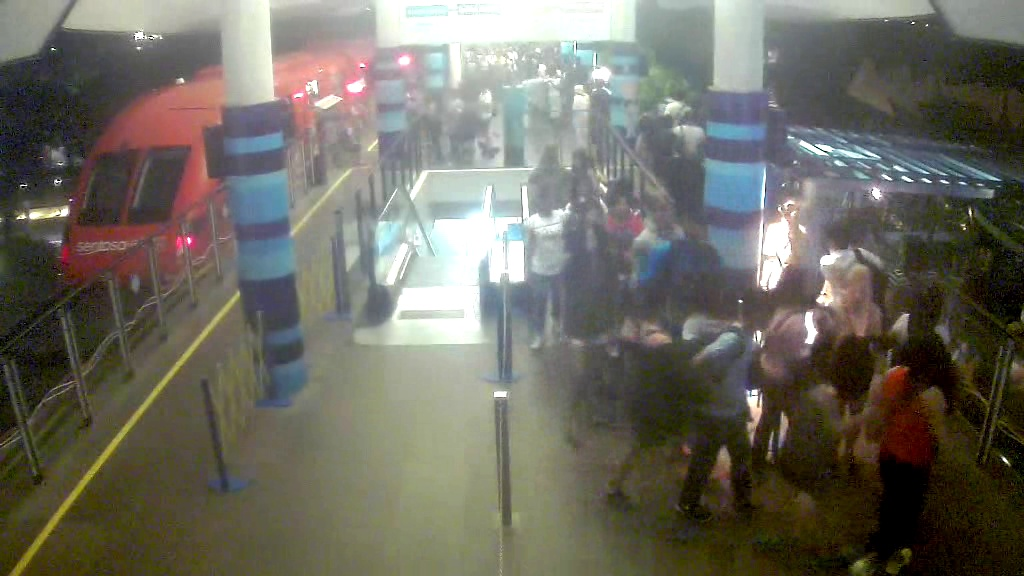
%> input picture 1_1.jpg, 1024 x 576 px
$ octave test.m   (GNU Octave 9; MATLAB toolbox functions it lacks are replaced by stand-ins)
%> lines starting %> are read from the running program, lines starting %| are printed output that depends on the picture
close all;

original = imread('C:\Group Detection Project\Vignesh BG Substract\BGsubtract\1_1.jpg');
%> original is the input picture: size 576x1024x3 uint8; mean R, G, B 109.6, 107.3, 97.2
original = rgb2gray(original);
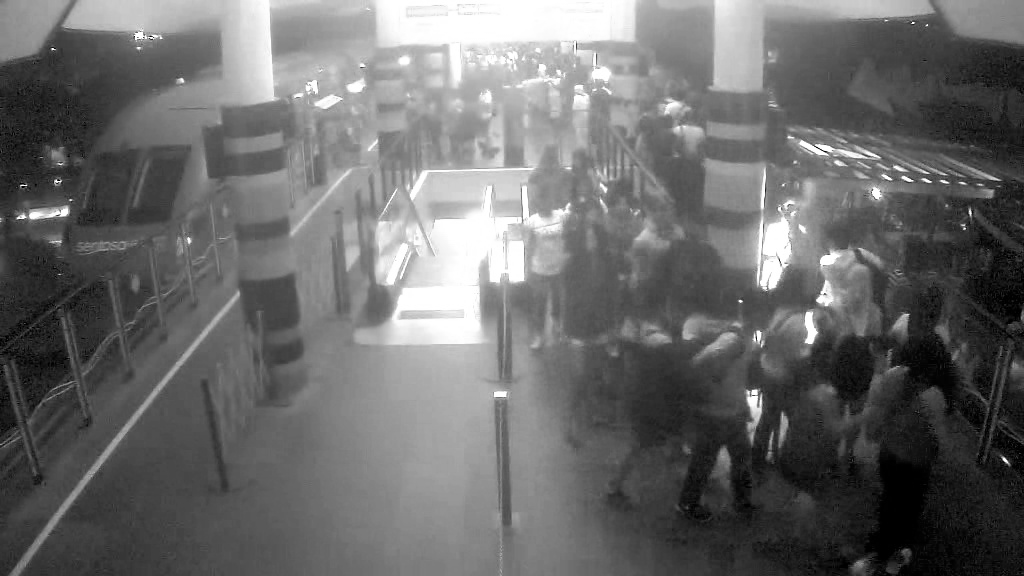
%> original: size 576x1024 uint8; min 0, max 255, mean 106.8
figure;
imshow(original);

scale = 1.3;
J = imresize(original,scale);
theta = 31;
distorted = imrotate(J,theta);
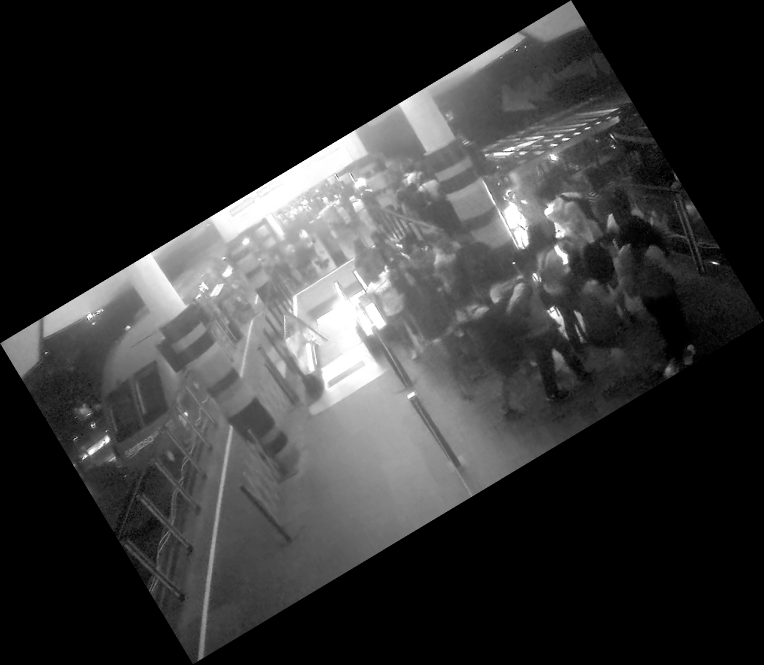
%> distorted: size 1329x1528 uint8 (shown at 1/2 size); min 0, max 255, mean 52.5
%distorted = imread('C:\Group Detection Project\Vignesh BG Substract\BGsubtract\dataset\2.jpg');
%distorted = rgb2gray(distorted);
figure
imshow(distorted)

%> (the run ends here)

$ run again, with dataset/2.jpg copied over 1_1.jpg
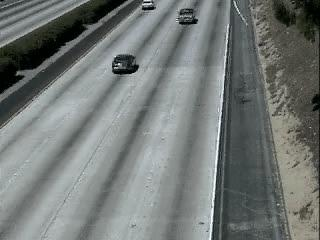
%> input picture dataset/2.jpg, 320 x 240 px
%> original is the input picture: size 240x320x3 uint8; mean R, G, B 115.5, 120.6, 118.4
%> original: size 240x320 uint8
%> `J = imresize(original,scale);`:
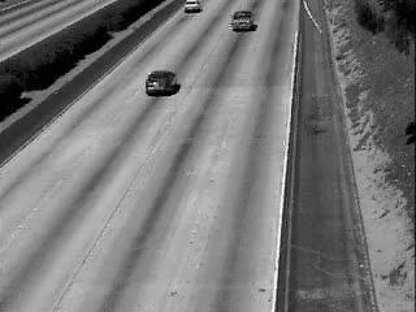
%> J: size 312x416 uint8; min 0, max 255, mean 118.8
%> `distorted = imrotate(J,theta);`:
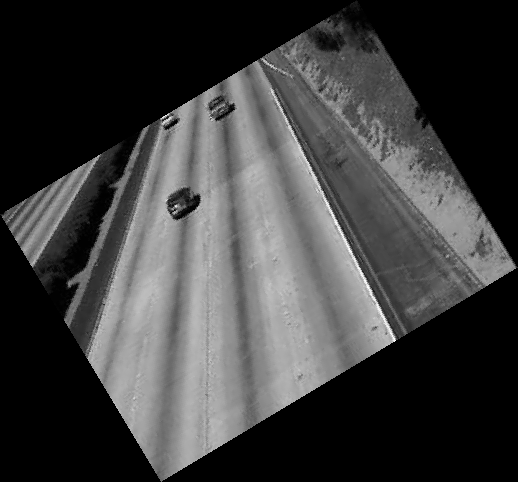
%> distorted: size 482x518 uint8; min 0, max 255, mean 61.8

$ run again, with 1_2.jpg copied over 1_1.jpg
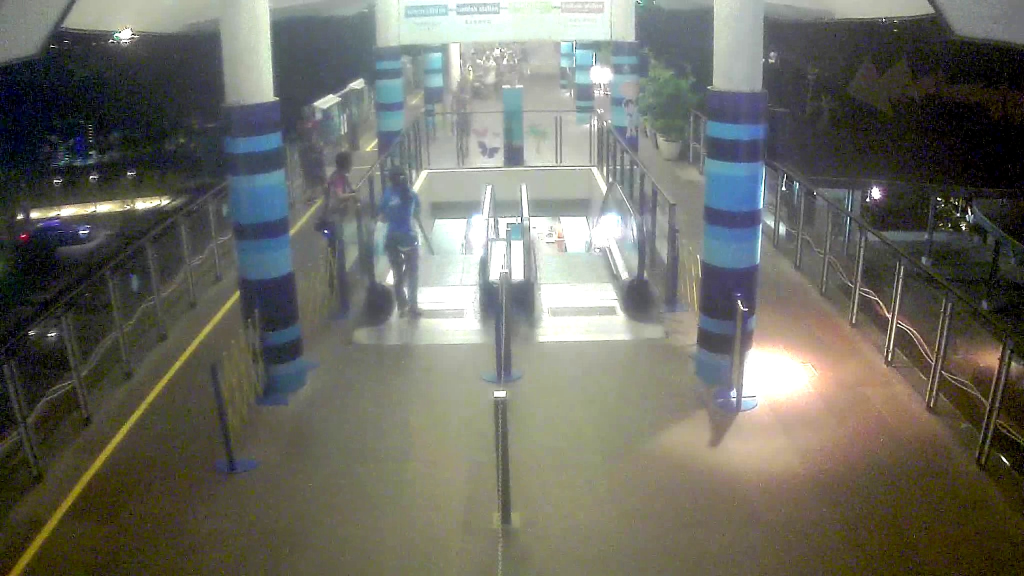
%> input picture 1_2.jpg, 2048 x 1152 px (shown at 1/2 size)
%> original is the input picture: size 1152x2048x3 uint8; mean R, G, B 107.9, 108.1, 99.2
%> `original = rgb2gray(original);`:
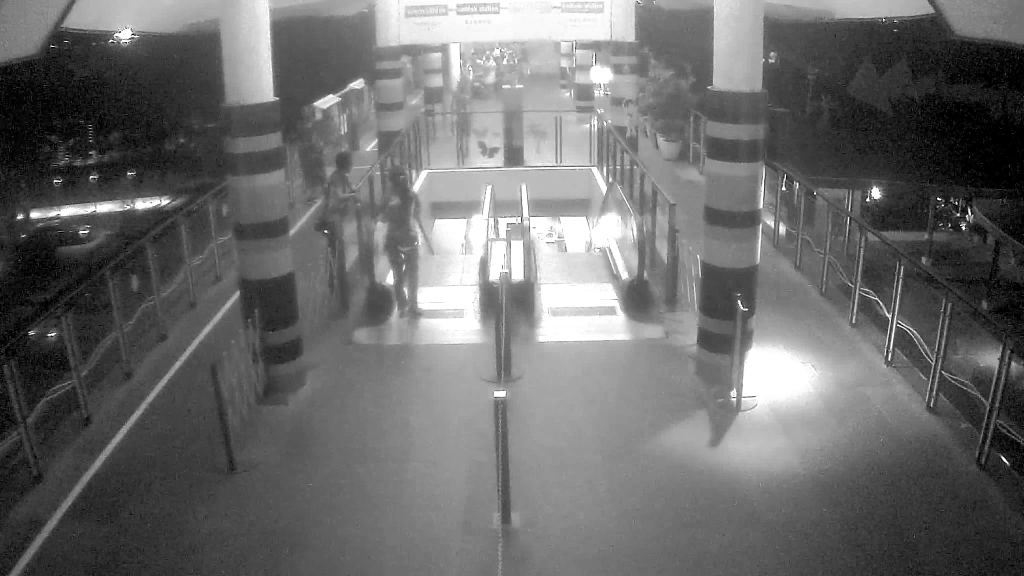
%> original: size 1152x2048 uint8 (shown at 1/2 size); min 0, max 255, mean 107
%> `distorted = imrotate(J,theta);`:
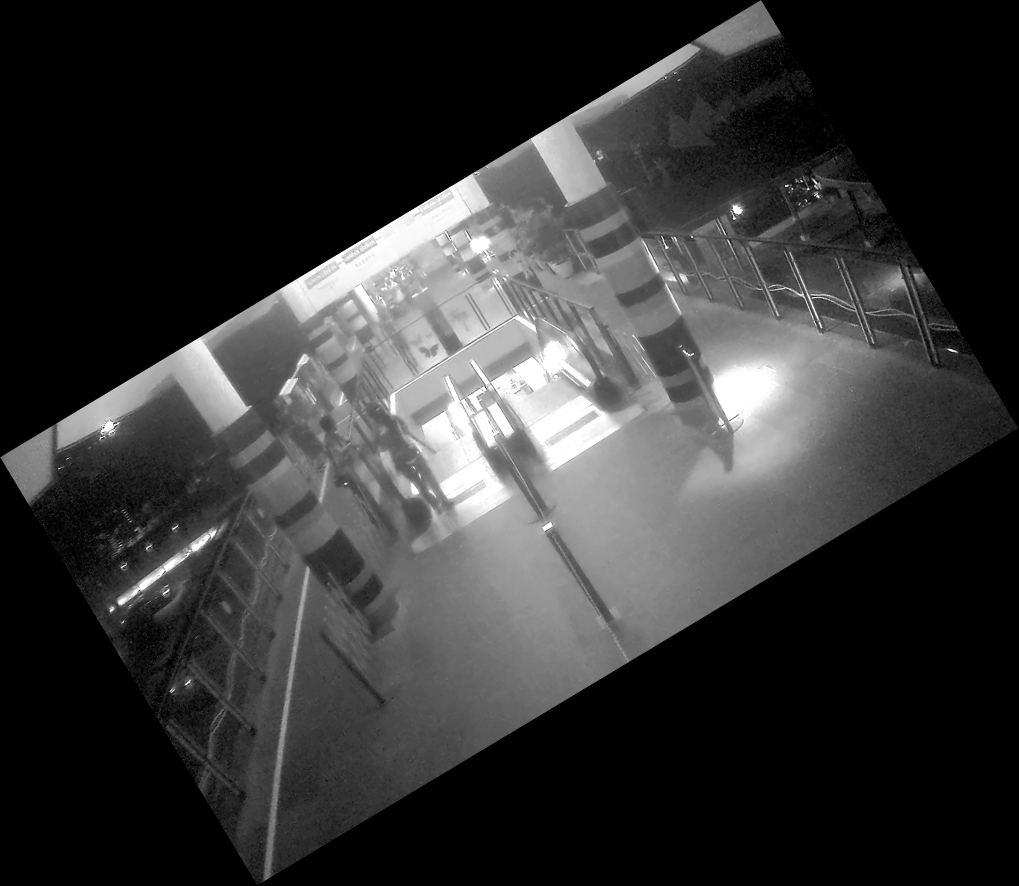
%> distorted: size 2656x3055 uint8 (shown at 1/3 size); min 0, max 255, mean 52.6
